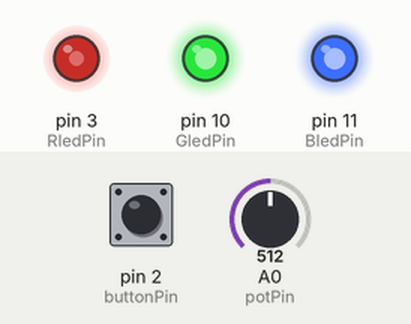
Recording of a sketch running on a simulated Arduino Uno, built with avr-gcc and run on an emulated ATmega328P. Parts: output pins drawn as LEDs (lit = HIGH). The inputs (shaded band) are chosen by the test bench; at power-on: A0 (potPin) = 512, pin 2 (buttonPin) HIGH.

Above: at 1.2 s.
1.3 s: A0 (potPin) set to 306
At 2.2 s:
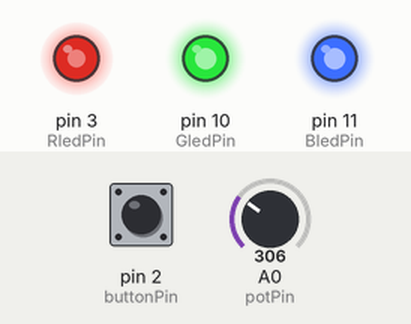
2.8 s: pin 2 (buttonPin) pulled LOW for 0.15 s
At 3.3 s:
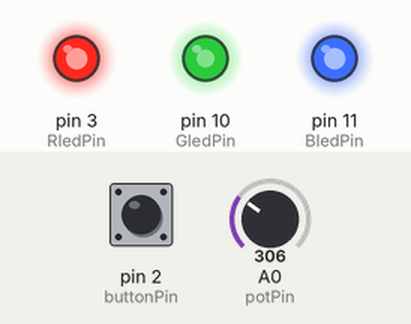
4.4 s: A0 (potPin) set to 190
At 5.6 s:
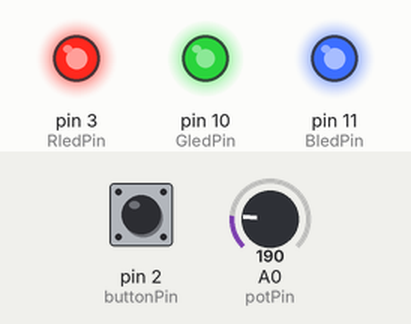
5.9 s: pin 2 (buttonPin) pulled LOW for 1 s
At 6.9 s:
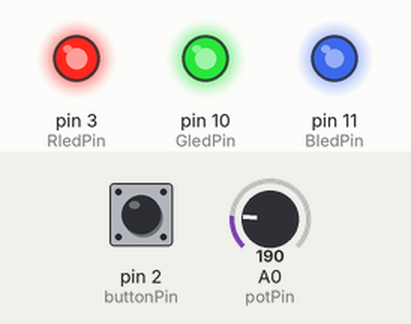
8.4 s: A0 (potPin) set to 310
At 8.8 s:
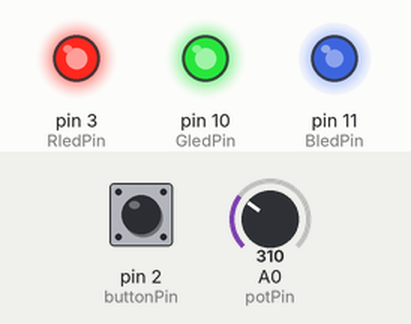
9.9 s: pin 2 (buttonPin) pulled LOW for 0.15 s
At 11.1 s:
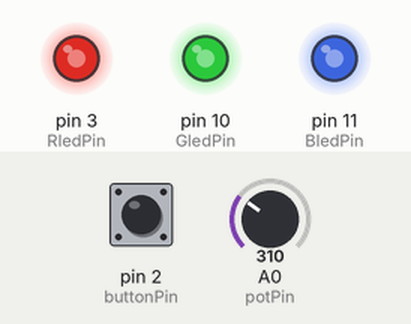
Timing chart, 0 to 12.5 s (numbered marks = the images above; inputs shaded):
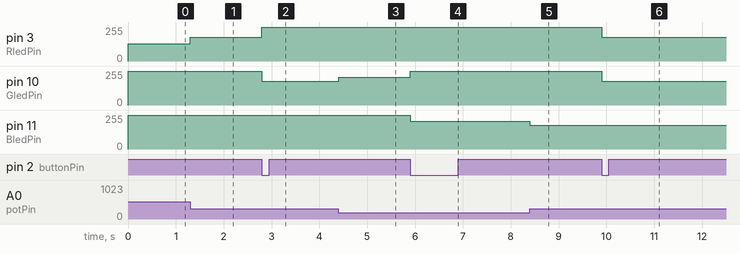

The sketch:

5_3.ino
```cpp
const int RledPin = 3;
const int GledPin = 10;
const int BledPin = 11;

const int potPin = A0;
const int buttonPin = 2;

int mode = 0;
int lastButtonState = HIGH;
int brightness = 255;

unsigned long lastPress = 0;
unsigned long lastUpdate = 0;

int hue = 0;

void setup() {
  Serial.begin(9600);

  pinMode(RledPin, OUTPUT);
  pinMode(GledPin, OUTPUT);
  pinMode(BledPin, OUTPUT);

  pinMode(buttonPin, INPUT_PULLUP);
}

void loop() {
  int buttonState = digitalRead(buttonPin);

  if (buttonState == LOW && lastButtonState == HIGH) {
    if (millis() - lastPress > 200) {
      mode++;
      if (mode > 4) mode = 0;
      lastPress = millis();
    }
  }

  lastButtonState = buttonState;

  int sensorValue = analogRead(potPin);
  brightness = map(sensorValue, 0, 1023, 0, 255);

  int r = 0;
  int g = 0;
  int b = 0;

  if (mode == 0) {
    r = 255;
  }
  else if (mode == 1) {
    g = 255;
  }
  else if (mode == 2) {
    b = 255;
  }
  else if (mode == 3) {
    r = 255;
    g = 255;
    b = 255;
  }
  else {
    if (millis() - lastUpdate >= 20) {
      lastUpdate = millis();
      hue = (hue + 1) % 360;
    }

    if (hue < 60) {
      r = 255;
      g = hue * 255 / 60;
    }
    else if (hue < 120) {
      r = (120 - hue) * 255 / 60;
      g = 255;
    }
    else if (hue < 180) {
      g = 255;
      b = (hue - 120) * 255 / 60;
    }
    else if (hue < 240) {
      g = (240 - hue) * 255 / 60;
      b = 255;
    }
    else if (hue < 300) {
      r = (hue - 240) * 255 / 60;
      b = 255;
    }
    else {
      r = 255;
      b = (360 - hue) * 255 / 60;
    }
  }

  analogWrite(RledPin, 255 - r * brightness / 255);
  analogWrite(GledPin, 255 - g * brightness / 255);
  analogWrite(BledPin, 255 - b * brightness / 255);

  delay(1);
}
```

Measured:
- after the input at 1.3 s, pin 3 (RledPin): 128/255 → 179/255 at once
- after the input at 2.8 s, pin 3 (RledPin): 179/255 → 255/255 at once; pin 10 (GledPin): 255/255 → 179/255 at once
- after the input at 4.4 s, pin 10 (GledPin): 179/255 → 208/255 at once
- after the input at 5.9 s, pin 10 (GledPin): 208/255 → 255/255 at once; pin 11 (BledPin): 255/255 → 208/255 at once
- after the input at 8.4 s, pin 11 (BledPin): 208/255 → 178/255 at once
- after the input at 9.9 s, pin 3 (RledPin), pin 10 (GledPin): 255/255 → 178/255 at once
